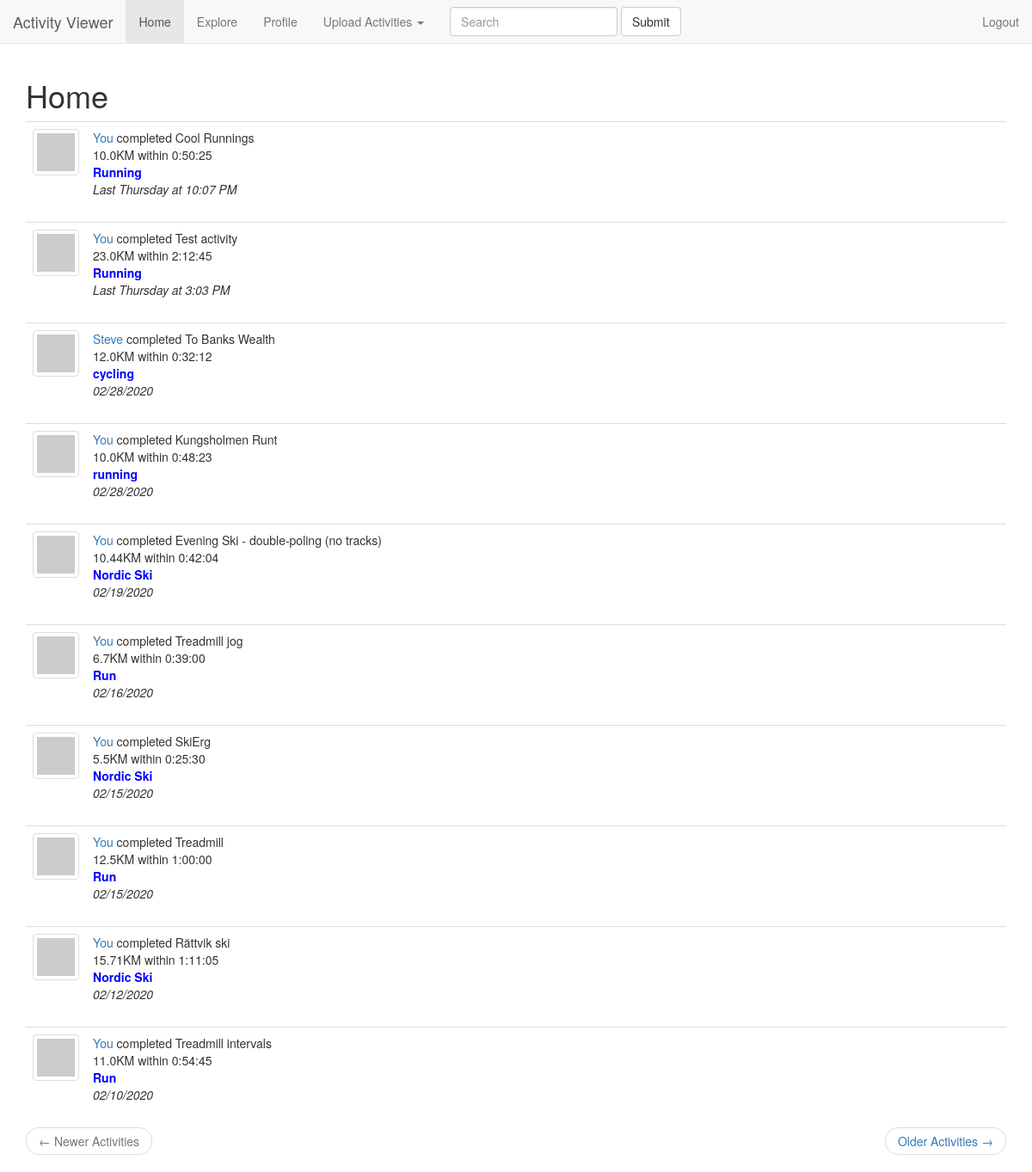
The app's page /index (signed in) with its own data.
### app/models.py (models this page shows, shortened)
class Activity(db.Model):
    id = db.Column(db.Integer, primary_key=True)
    timestamp = db.Column(db.DateTime, index=True, default=datetime.utcnow)
    title = db.Column(db.String(64), index=True)
    activity_type = db.Column(db.String(64), index=True)
    distance = db.Column(db.Float)
    duration = db.Column(db.Integer)
    user_id = db.Column(db.Integer, db.ForeignKey('user.id'))

class User(UserMixin, db.Model):
    id = db.Column(db.Integer, primary_key=True)
    username = db.Column(db.String(64), index=True, unique=True)
    email = db.Column(db.String(120), index=True, unique=True)
    activities = db.relationship('Activity', backref='athlete', lazy='dynamic')
    password_hash = db.Column(db.String(128))
    about_me = db.Column(db.String(140))
    last_seen = db.Column(db.DateTime, default=datetime.utcnow)
    follows = db.relationship(
        'User', secondary=followers,
        primaryjoin=(followers.c.follower_id == id),
        secondaryjoin=(followers.c.follows_id == id),
        backref=db.backref('followers', lazy='dynamic'), lazy='dynamic')
    def avatar(self, size):
        digest = md5(self.email.lower().encode('utf-8')).hexdigest()
        return 'https://www.gravatar.com/avatar/{}?d=identicon&s={}'.format(
            digest, size)
    def follows_activities(self):
        follows = Activity.query.join(
            followers, (followers.c.follows_id == Activity.user_id)).filter(
                followers.c.follower_id == self.id)
        own = Activity.query.filter_by(user_id=self.id)
        return follows.union(own).order_by(Activity.timestamp.desc())

### app/routes.py (the view)
@app.route('/')
@app.route('/index', methods = ['GET', 'POST'])
@login_required
def index():
    page = request.args.get('page', 1, type=int)
    activities = current_user.follows_activities().paginate(
        page, app.config['ACTIVITIES_PER_PAGE'], False)
    next_url = url_for('index', page=activities.next_num) \
        if activities.has_next else None
    prev_url = url_for('index', page=activities.prev_num) \
        if activities.has_prev else None
    return render_template("index.html", title="Home", activities=activities.items,
                           next_url=next_url, prev_url=prev_url)

### app/models.py (called while the page is built)
@login.user_loader
def load_user(id):
    return User.query.get(int(id))

### app/momentjs.py (called while the page is built)
    def render(self, format):
        return Markup("<script>\ndocument.write(moment(\"%s\").%s);\n</script>" % (self.timestamp.strftime("%Y-%m-%dT%H:%M:%S Z"), format))

    def calendar(self):
        return self.render("calendar()")

### app/routes.py (called while the page is built)
@app.before_request
def before_request():
    if current_user.is_authenticated:
        current_user.last_seen = datetime.utcnow()
        db.session.commit()

### app/templates/index.html
<!DOCTYPE html>
<html lang="en">
{% extends "base.html" %}
{% import "bootstrap/wtf.html" as wtf %}
{% block app_content %}
<h1>{{ title }}</h1>
<body>
    {% for activity in activities %}
        {% include '_activity.html' %}
    {% endfor %}
    <nav aria-label="...">
        <ul class="pager">
            <li class="previous{% if not prev_url %} disabled{% endif %}">
                <a href="{{ prev_url or '#' }}">
                    <span aria-hidden="true">&larr;</span> Newer Activities
                </a>
            </li>
            <li class="next{% if not next_url %} disabled{% endif %}">
                <a href="{{ next_url or '#' }}">
                    Older Activities <span aria-hidden="true">&rarr;</span>
                </a>
            </li>
        </ul>
    </nav>
</body>
{% endblock %}

### app/templates/_activity.html
<!DOCTYPE html>
<html lang="en">
<table class="table table-hover">
        <tr>
            <td width="70px">
                <a href="{{ url_for('profile', username=activity.athlete.username) }}">
                    <img src="{{ activity.athlete.avatar(50) }}" class="img-thumbnail">
                </a>
            </td>
            <td>
                {% if activity.athlete == current_user %}
                <a href="{{ url_for('profile', username=current_user.username) }}">
                    You
                </a>
                {% else %}
                <a href="{{ url_for('profile', username=activity.athlete.username) }}">
                    {{ activity.athlete.username }}
                </a>
                {% endif %}
                completed {{ activity.title }}
                <br>
                <span>{{ activity.distance}}KM within {{ datetime.timedelta(seconds=activity.duration) }} </span>
                <br>
                <span style="color:blue;font-weight:bold"> {{ activity.activity_type }}</span>
                <br>
                <em>{{ momentjs(activity.timestamp).calendar() }}</em>
            </td>
        </tr>
    </table>
</html>

### records on screen
Activity: title "Cool Runnings", distance "10.0", timedelta "0:50:25", activity_type "Running"
Activity: title "Test activity", distance "23.0", timedelta "2:12:45", activity_type "Running"
Activity: athlete.username "Steve", title "To Banks Wealth", distance "12.0", timedelta "0:32:12", activity_type "cycling"
Activity: title "Kungsholmen Runt", distance "10.0", timedelta "0:48:23", activity_type "running"
Activity: title "Evening Ski - double-poling (no tracks)", distance "10.44", timedelta "0:42:04", activity_type "Nordic Ski"
Activity: title "Treadmill jog", distance "6.7", timedelta "0:39:00", activity_type "Run"
Activity: title "SkiErg", distance "5.5", timedelta "0:25:30", activity_type "Nordic Ski"
Activity: title "Treadmill", distance "12.5", timedelta "1:00:00", activity_type "Run"
Activity: title "Rättvik ski", distance "15.71", timedelta "1:11:05", activity_type "Nordic Ski"
Activity: title "Treadmill intervals", distance "11.0", timedelta "0:54:45", activity_type "Run"

### other values on screen
{{ title }} "Home"
